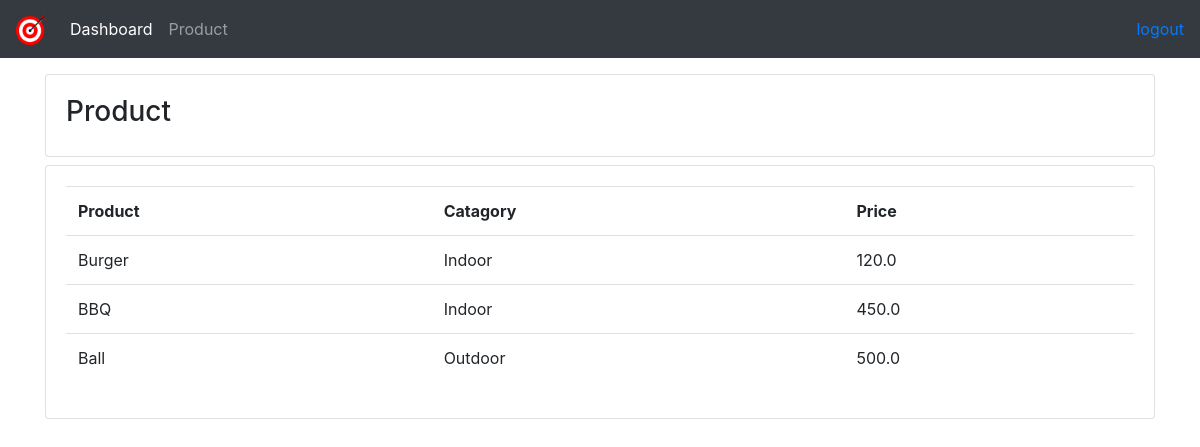
/product/ (signed in), run on the app's committed database.
### account/models.py (models this page shows, shortened)
class Product(models.Model):
    CETAGORY = (
        ('Indoor','Indoor'),
        ('Outdoor','Outdoor'),
    )
    name = models.CharField(max_length=200,null=True)
    price = models.FloatField(null=True)
    category = models.CharField(max_length=200,null=True,choices=CETAGORY)
    description = models.CharField(max_length=300,null=True,blank=True)
    tag = models.ManyToManyField(Tag)
    date_created = models.DateTimeField(auto_now_add=True,null=True)

### account/decorators.py (the view)
        def wrapper_func(request,*args,**kwargs):
            group = None
            if request.user.groups.exists():
                group = request.user.groups.all()[0].name
            if group in role:
                return view_func(request,*args,**kwargs)
            else:
                return HttpResponse('Access Denied!Go Back')

### account/views.py (called while the page is built)
@login_required(login_url='login')
@user_role(role=['admin'])
def product(request):
    product = Product.objects.all()
    context = {'products':product}
    return render(request,'account/products.html',context)

### account/templates/account/products.html
{%  extends 'main.html'  %}
{% block navbar %}
{% include 'nav.html'%}
{% endblock %}
{% block content %}
<div class="row my-3">
    <div class="col col-md ">
        <div class="card">
            <div class="card-body">
                <h3>Product</h3>
            </div>
        </div>
        <div class="card card-body mt-2">
            <table class='table'>
                <tr>
                    <th>Product</th>
                    <th>Catagory</th>
                    <th>Price</th>
                </tr>
                {% for product in products %}
                    <tr>
                        <td>{{ product.name }}</td>
                        <td>{{ product.category }}</td>
                        <td>{{ product.price }}</td>
                    </tr>
                {% endfor %}
            </table>
        </div>
    </div>
</div>
{% endblock %}

### data on the page
Product: name "Burger", category "Indoor", price "120.0"
Product: name "BBQ", category "Indoor", price "450.0"
Product: name "Ball", category "Outdoor", price "500.0"
